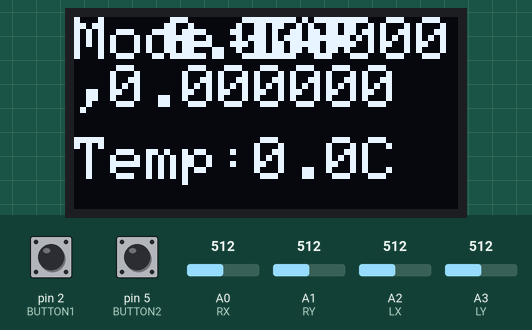
Bench run of a sketch on a simulated Arduino Uno, built with avr-gcc and run on an emulated ATmega328P. Parts: 128×64 one-colour display. The inputs (shaded band) are chosen by the test bench; at power-on: pin 2 (BUTTON1) HIGH, A0 (RX) = 512, A1 (RY) = 512, pin 5 (BUTTON2) HIGH, A2 (LX) = 512, A3 (LY) = 512. No radio packets arrive unless stated; what the sketch prints to the serial monitor is not drawn.

Above: at 1.2 s.
1.3 s: pin 2 (BUTTON1) pulled LOW for 0.15 s
At 2.0 s:
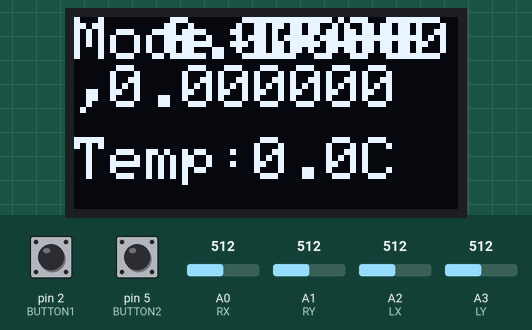
3.1 s: pin 2 (BUTTON1) pulled LOW for 1 s
At 4.2 s:
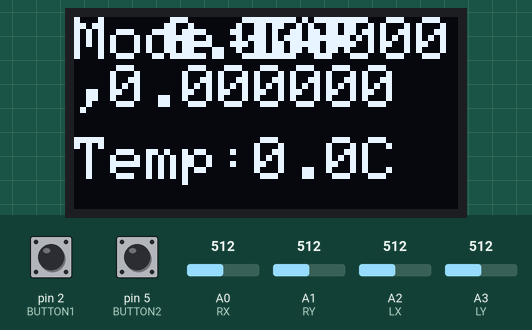
5.6 s: A0 (RX) set to 106
7.1 s: A0 (RX) set to 89
10.1 s: A1 (RY) set to 107
13.1 s: A1 (RY) set to 94
Timing chart, 0 to 16.1 s (numbered marks = the images above; inputs shaded):
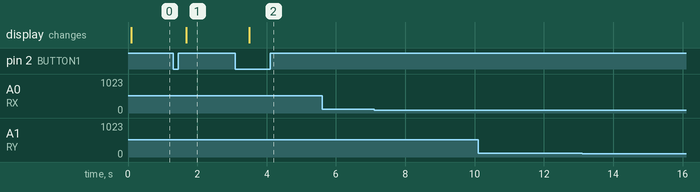

The sketch:

Tx_Controller.ino
```cpp
// ========== LIBRARIES ==========
#include <SPI.h>                     // SPI library for nRF24 radio
#include <nRF24L01.h>                // nRF24L01 radio library
#include <RF24.h>                    // SRF24 radio control library
#include <Wire.h>                    // I2C library
#include <Adafruit_GFX.h>            // Graphics library for display
#include <Adafruit_SSD1306.h>        // OLED display library

// ========== DISPLAY CONFIGURATION ==========
#define SCREEN_WIDTH 128                                                     // Defines the width of the OLED-display screen
#define SCREEN_HEIGHT 64                                                     // Defines the height of the OLED-display screen
#define OLED_RESET -1                                                        // Reset pin (the display doesn't have a reset pin so this automates the reset function)
Adafruit_SSD1306 display(SCREEN_WIDTH, SCREEN_HEIGHT, &Wire, OLED_RESET);    // Creates an object display from the class Adafruit_SSD1306 with parameters mentioned above

// ========== JOYSTICK PINS ==========
#define RX A0                        // Right joysticks X-axes
#define RY A1                        // Right joysticks Y-axes
#define LX A2                        // Left joysticks X-axes
#define LY A3                        // Left joysticks Y-axes

// ========== BUTTONS ==========
#define BUTTON1 2                   // Toggles between Crane / Car mode
#define BUTTON2 5                   // (Optional for future use)

// ========== RADIO CONFIGURERATIONS ==========
RF24 radio(7, 8);                   // Radio object (CE, CSN pins)
const byte address[6] = "00010";    // Radio communication address

// ====== DATA STRUCTS ======
struct ControlData {                // Structure for control data being sent to receive
  int rxVal;
  int ryVal;
  int lxVal;
  int lyVal;
  bool mode;
  bool mode2;
};

struct AckPayload {                 //Structure for acknowledgement data received from rover
  float temperature;
  float latitude;
  float longitude;
};

ControlData data;                   // variable that contains the struct controlData
AckPayload ack;                     // variable that contains the struct AckPayload

// ========== GLOBAL VARIABLES ==========
bool lastButton1 = HIGH;               // variable set to high. This compares to variable BUTTON1
bool lastButton2 = HIGH;               // variable set to high. This compares to variable BUTTON2

unsigned long lastSend = 0;            // Last time data was sent
const unsigned long sendInterval = 20; // Time between each data transmission in milliseconds

// ========== SETUP FUNCTION ==========
void setup() {
  Serial.begin(9600);                  // Initialize serial

  pinMode(BUTTON1, INPUT_PULLUP);      // Configure buttons with internal pull-up resistors
  pinMode(BUTTON2, INPUT_PULLUP);

  display.begin(SSD1306_SWITCHCAPVCC, 0x3C);   // Configures OLED-display with different methods
  display.clearDisplay();
  display.setTextSize(2);
  display.setTextColor(WHITE);
  display.setCursor(0, 0);
  display.println("Ready");
  display.display();

  radio.begin();                      // Configures radiomodule with different methods
  radio.openWritingPipe(address);     // Set transmitter address
  radio.setPALevel(RF24_PA_HIGH);     // High power level for better range
  radio.setDataRate(RF24_1MBPS);      // 1Mbps data rate
  radio.enableAckPayload();           // Enable receiving acknowledgement data
  radio.stopListening();              // Set as transmitter

  Serial.println("TX klar - Crane + Car");
  radio.printDetails();               // Print radio configuration
}

// ========== MAIN LOOP ==========
void loop() {
  if (millis() - lastSend >= sendInterval) {    // Checks time since last data transmission
    lastSend = millis();

    // Read joystick values
    data.rxVal = analogRead(RX);
    data.ryVal = analogRead(RY);
    data.lxVal = analogRead(LX);
    data.lyVal = analogRead(LY);

    // MODE toggle (Crane/Car)
    bool currentButton1 = digitalRead(BUTTON1);
    if (currentButton1 == LOW && lastButton1 == HIGH) {
      data.mode = !data.mode;
      delay(300); // Debounce
    }
    lastButton1 = currentButton1;

    // MODE2 (NOT USED)
    bool currentButton2 = digitalRead(BUTTON2);
    if (currentButton2 == LOW && lastButton2 == HIGH) {
      data.mode2 = !data.mode2;
      delay(300);
    }
    lastButton2 = currentButton2;

    // Send data to RX
    radio.write(&data, sizeof(data));

    // Check for incoming acknowledgement data
    if (radio.isAckPayloadAvailable()) {
      radio.read(&ack, sizeof(ack));
    }

    // ========== UPDATE DISPLAY ==========
    display.clearDisplay();
    display.setTextSize(2);
    display.setCursor(0, 0);
    display.print("Mode: ");
    display.setTextSize(2);
    display.setCursor(30, 0);
    display.print(ack.latitude, 6);
    display.print(",");
    display.println(ack.longitude, 6);
    display.setTextSize(2);
    display.setCursor(60, 0);
    if (data.mode) {
      display.println("CRANE");
    } else {
      display.println("CAR");
    }

    display.setTextSize(2);
    display.setCursor(0, 40);
    display.print("Temp:");
    display.print(ack.temperature, 1);
    display.print("C");
    display.display();

    // ========== DEBUG OUTPUT ==========
    Serial.print("MODE: "); Serial.print(data.mode ? "CRANE" : "CAR");
    Serial.print(" | RX: "); Serial.print(data.rxVal);
    Serial.print(" | RY: "); Serial.print(data.ryVal);
    Serial.print(" | LX: "); Serial.print(data.lxVal);
    Serial.print(" | LY: "); Serial.print(data.lyVal);
    Serial.print(" | TEMP: "); Serial.println(ack.temperature, 1);
  }
}
```

Measured:
- after the input at 1.3 s, the display: changes after 0.37 s (image 1)
- after the input at 3.1 s, the display: changes after 0.40 s (image 2)
- after the input at 5.6 s, every drawn part: stays the same
- after the input at 7.1 s, every drawn part: stays the same
- after the input at 10.1 s, every drawn part: stays the same
- after the input at 13.1 s, every drawn part: stays the same
